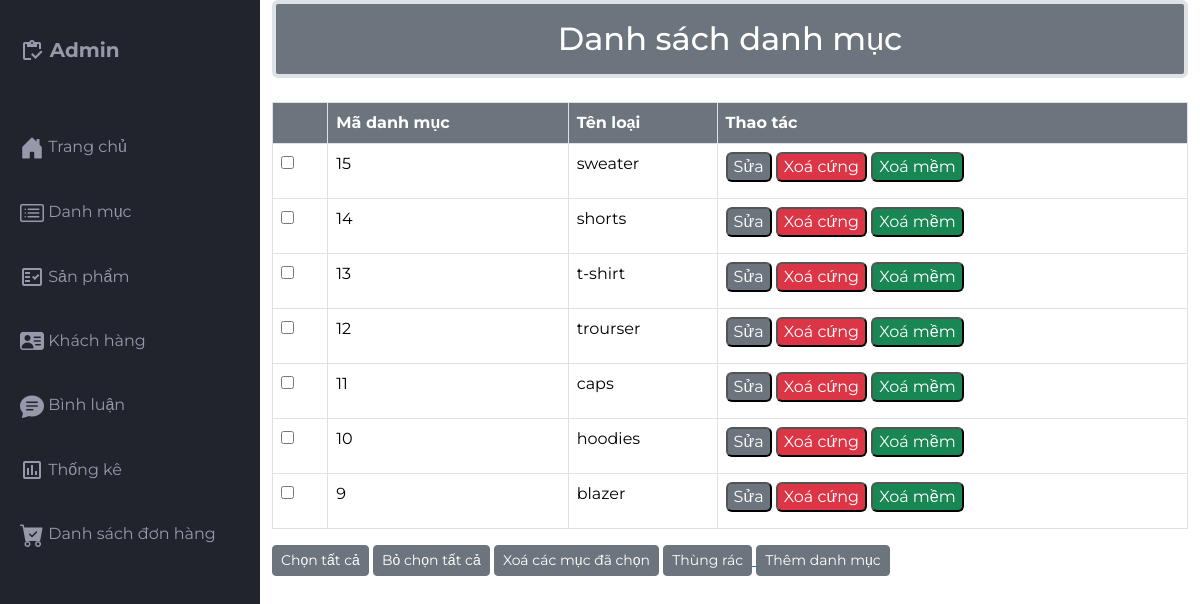
/src/Admin/indexadmin.php?act=cate, run on the app's committed database.
### tables this page shows
CREATE TABLE `category` (
  `cate_id` int(10) NOT NULL,
  `cate_name` varchar(55) NOT NULL,
  `trangthai` int(1) NOT NULL
);

### src/app/model/connectdb.php (called while the page is built, shortened)
<?php
function get_connect(){
    try {
        $conn = new PDO("mysql:host=localhost;dbname=da1;charset=utf8","root","");
        $conn->setAttribute(PDO::ATTR_ERRMODE, PDO::ERRMODE_EXCEPTION);
        return $conn;
    } catch (\Throwable $th) {
        echo 'kết nối thất bại';
    }
}
function pdo_queryall($sql){
    $thamso = array_slice(func_get_args(),1);
    try {
        $conn = get_connect();
        $exe = $conn->prepare($sql);
        $exe->execute($thamso);
        $result = $exe->fetchAll();
        return $result;
    } catch (\Throwable $th) {
        echo 'Thao Tác Thất Bại.';
    }
    finally{
        unset($conn);
    }
}
?>

### src/app/model/cate.php (called while the page is built, shortened)
<?php
    function query_allcate(){
        $sql = "select * from category where trangthai = 0 order by cate_id desc";
        $result = pdo_queryall($sql);
        return $result;
    }
?>

### src/Admin/cate/listcate.php (the view)
<div class="container">
  <h2 class="border border-4 mb-4 text-bg-secondary p-3 text-center rounded">Danh sách danh mục</h2>
  <div class="table-responsive">
    <table class="table table-bordered">
      <thead>
        <tr>
          <Th class="text-bg-secondary"></Th>
          <th class="text-bg-secondary">Mã danh mục</th>
          <th class="text-bg-secondary">Tên loại</th>
          <Th class="text-bg-secondary">Thao tác</Th>
        </tr>
      </thead>
      <?php
      foreach ($resultcate as $cate) {
        extract($cate);
      ?>
        <tbody>
          <tr>
            <td><input type="checkbox" name="checkbox" id=""></td>
            <td><?php echo $cate_id ?></td>
            <td><?php echo $cate_name ?></td>
            <td>
              <a href="indexadmin.php?act=suacate&cate_idsua=<?php echo $cate_id ?>" class="mb-2"><input class="mb-2 text-bg-secondary rounded" type="button" name="" value="Sửa" id=""></a>
              <a href="indexadmin.php?act=delcate&cate_idxoa=<?php echo $cate_id ?>"><input type="button" class="text-bg-danger rounded" onclick="return confirm('Bạn có chắc muốn xoá ?')" name="" value="Xoá cứng" id=""></a>
              <a href="indexadmin.php?act=soft_delcate&cate_idxoa=<?php echo $cate_id ?>"><input type="button" class="text-bg-success rounded" onclick="return confirm('Bạn có chắc muốn xoá ?')" name="" value="Xoá mềm" id=""></a>
            </td>
          </tr>
        </tbody>
      <?php
      }
      ?>
    </table>
  </div>
  <div class="">
    <button type="button" class="btn btn-secondary btn-sm ">Chọn tất cả</button>
    <button type="button" class="btn btn-secondary btn-sm">Bỏ chọn tất cả</button>
    <button type="button" class="btn btn-secondary btn-sm">Xoá các mục đã chọn</button>
    <a href="indexadmin.php?act=thungrac_cate">
    <button type="button" class="btn btn-secondary btn-sm">Thùng rác</button>
    </a>
    <a href="indexadmin.php?act=addcate"><button type="button" class="btn btn-secondary btn-sm">Thêm danh mục</button></a>
  </div>
</div>

### src/Admin/css/styles.css (style rules this page uses)
body { margin: 0; padding: 0; box-sizing: border-box; background-color: #e6e8ed; color: #666666; font-family: "Montserrat", sans-serif; }

### data on the page
category: cate_id "15", cate_name "sweater"
category: cate_id "14", cate_name "shorts"
category: cate_id "13", cate_name "t-shirt"
category: cate_id "12", cate_name "trourser"
category: cate_id "11", cate_name "caps"
category: cate_id "10", cate_name "hoodies"
category: cate_id "9", cate_name "blazer"
